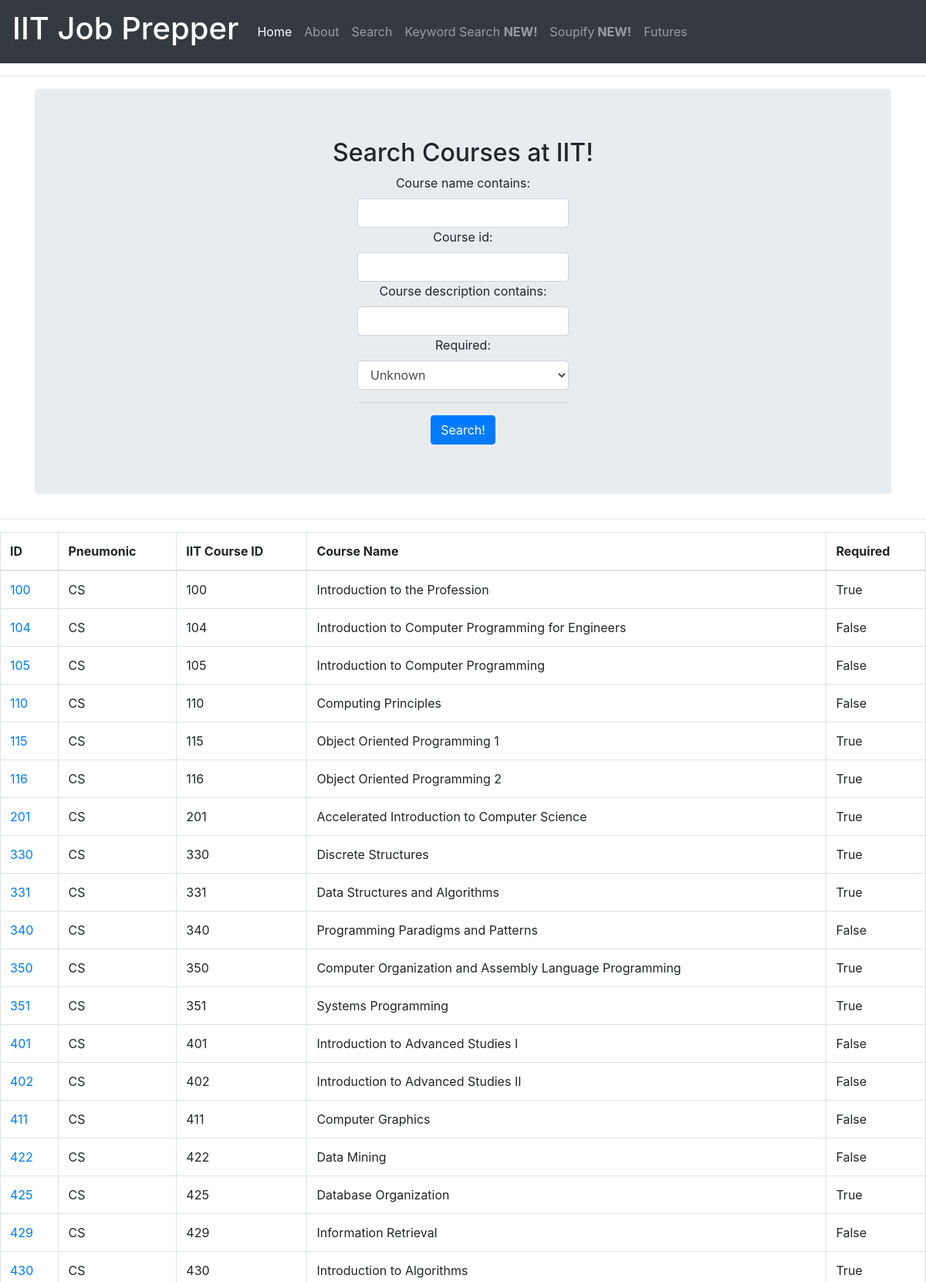
The app's page /search/ (upper part) with its own data.
### jobView/models.py (models this page shows, shortened)
class Course(models.Model):
	course_pneumonic = models.CharField(max_length=5)
	course_name = models.TextField()
	course_id = models.IntegerField()
	required = models.BooleanField(default=False)
	course_description = models.TextField()

### jobView/views.py (the view)
# urls.py: path('search/', views.search, name='search'),
def search(request):
	course = Course.objects.all()
	course_filter = CourseFilter(request.GET, queryset=course)
	return render(request, 'search.html', {'filter': course_filter})

### templates/search.html (shortened to what this page needs)
<!DOCTYPE html>
<html>
<head>
	<link rel="stylesheet" href="https://stackpath.bootstrapcdn.com/bootstrap/4.3.1/css/bootstrap.min.css">
</head>
<body>
	<nav class="navbar navbar-expand-lg navbar-dark bg-dark">
		<a class="navbar-brand" href="#"><h1 class='lobster'>IIT Job Prepper</h1></a>
		<div class="collapse navbar-collapse" id="navbarNavAltMarkup">
			<div class="navbar-nav">
				<a class="nav-item nav-link active" href="{% url 'index' %}">Home <span class="sr-only">(current)</span></a>
				<a class="nav-item nav-link" href="{% url 'about' %}">About</a>
					<a class="nav-item nav-link" href="{% url 'search' %}">Search</a>
						<a class="nav-item nav-link" href="{%url 'kw_search' %}">Keyword Search <strong>NEW!</strong></a>
						<a class="nav-item nav-link" href="{%url 'soupify' %}">Soupify<strong> NEW!</strong></a>
				<a class="nav-item nav-link" href="{%url 'futures' %}">Futures</a>
			</div>
		</div>
	</nav>
	<hr>
<div class='container'>
<div class='jumbotron'>
<div class='textual'>
	<h2>Search Courses at IIT!</h2>
	{% load widget_tweaks %}
	{% block content %}
	<form method='get'>
		<div class="well">
			<div class="textual">
				{{ filter.form.course_name.label_tag }}
				{% render_field filter.form.course_name class="form-control" %}
			</div>
			<div class="textual">
				{{ filter.form.course_id.label_tag }}
				{% render_field filter.form.course_id class="form-control" %}
			</div>
			<div class="textual">
				{{ filter.form.course_description.label_tag }}
				{% render_field filter.form.course_description class="form-control" %}
			</div>
			<div class="textual">
				{{ filter.form.required.label_tag }}
				{% render_field filter.form.required class="form-control" %}
			</div>
<hr>
		<button class='btn btn-primary' type ='submit'>Search!</button>
	</form>
	</div>
	</div>
</div>
	<hr>
	<table class="table table-bordered">
		<thead>
			<tr>
				<th>ID</th>
				<th>Pneumonic</th>
				<th>IIT Course ID</th>
				<th>Course Name</th>
				<th>Required</th>
			</tr>
		</thead>
		<tbody>
			{% for course in filter.qs %}
			<tr>
				<td><a href="{{ course.id }}">{{course.course_id}}</a></td>
				<td>{{ course.course_pneumonic }}</td>
				<td>{{ course.course_id }}</td>
				<td>{{ course.course_name }}</td>
				<td>{{course.required}}</td>
			</tr>
			{% empty %}
			<tr>
				<td colspan="5">No data</td>
			</tr>
			{% endfor %}
		</tbody>
	</table>
	{% endblock %}
</body>
</html>

### templates/search.html (style rules this page uses)
.textual { text-align: center; }
form { display: inline-block; }

### records on screen
Course: course_id "100", course_pneumonic "CS", course_name "Introduction to the Profession", required "True"
Course: course_id "104", course_pneumonic "CS", course_name "Introduction to Computer Programming for Engineers", required "False"
Course: course_id "105", course_pneumonic "CS", course_name "Introduction to Computer Programming", required "False"
Course: course_id "110", course_pneumonic "CS", course_name "Computing Principles", required "False"
Course: course_id "115", course_pneumonic "CS", course_name "Object Oriented Programming 1", required "True"
Course: course_id "116", course_pneumonic "CS", course_name "Object Oriented Programming 2", required "True"
Course: course_id "201", course_pneumonic "CS", course_name "Accelerated Introduction to Computer Science", required "True"
Course: course_id "330", course_pneumonic "CS", course_name "Discrete Structures", required "True"
Course: course_id "331", course_pneumonic "CS", course_name "Data Structures and Algorithms", required "True"
Course: course_id "340", course_pneumonic "CS", course_name "Programming Paradigms and Patterns", required "False"
Course: course_id "350", course_pneumonic "CS", course_name "Computer Organization and Assembly Language Programming", required "True"
Course: course_id "351", course_pneumonic "CS", course_name "Systems Programming", required "True"
Course: course_id "401", course_pneumonic "CS", course_name "Introduction to Advanced Studies I", required "False"
Course: course_id "402", course_pneumonic "CS", course_name "Introduction to Advanced Studies II", required "False"
Course: course_id "411", course_pneumonic "CS", course_name "Computer Graphics", required "False"
Course: course_id "422", course_pneumonic "CS", course_name "Data Mining", required "False"
Course: course_id "425", course_pneumonic "CS", course_name "Database Organization", required "True"
Course: course_id "429", course_pneumonic "CS", course_name "Information Retrieval", required "False"
Course: course_id "430", course_pneumonic "CS", course_name "Introduction to Algorithms", required "True"

### other values on screen
{{ filter.form.course_name.label_tag }} "Course name contains:"
{{ filter.form.course_id.label_tag }} "Course id:"
{{ filter.form.course_description.label_tag }} "Course description contains:"
{{ filter.form.required.label_tag }} "Required:"
